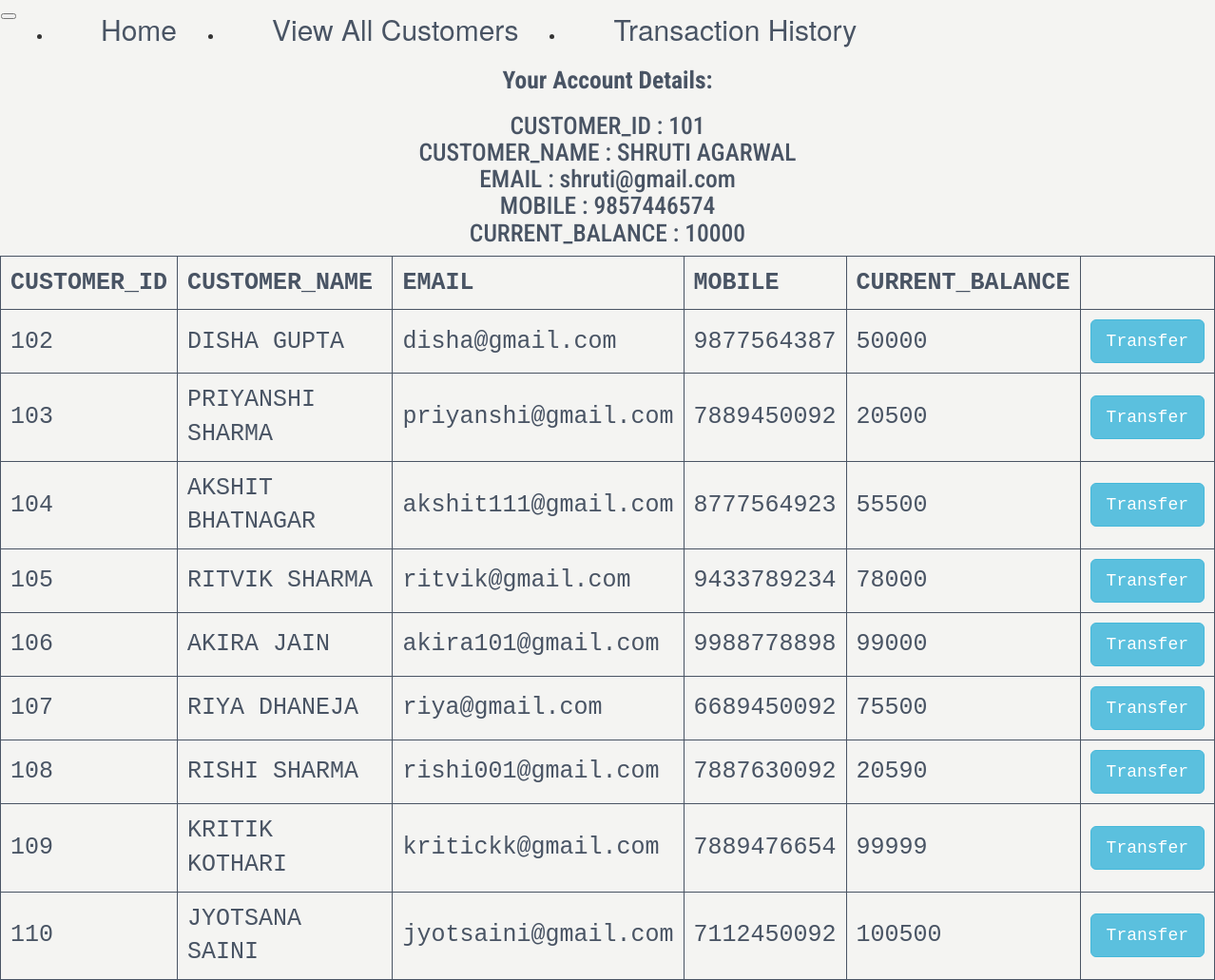
The app's page /send.php?CUSTOMER_ID=101 with its own data.
### tables this page shows
CREATE TABLE IF NOT EXISTS customers (
    CUSTOMER_ID int(11) NOT NULL AUTO_INCREMENT,
    CUSTOMER_NAME varchar(150) NOT NULL,
    EMAIL varchar(50) NOT NULL,
    MOBILE varchar(10) NOT NULL,
    CURRENT_BALANCE bigint(255) NOT NULL,
    PRIMARY KEY(CUSTOMER_ID)
);

### send.php (the view, shortened to what this page needs)
<!DOCTYPE html>
<html lang="en">
<head>
    <link rel="stylesheet" href="https://maxcdn.bootstrapcdn.com/bootstrap/3.4.1/css/bootstrap.min.css">
    <link rel="stylesheet" href="style.css">
</head>
<body>
    <?php
    include 'header.php';
        $conn = mysqli_connect("localhost", "root", "root", "transactions", "3306");
        $id = $_GET['CUSTOMER_ID'];
        $sql1 = "SELECT * FROM customers where CUSTOMER_ID = $id";
        $result1 = mysqli_query($conn, $sql1);
        if (mysqli_num_rows($result1) > 0) {
            while($row1 = mysqli_fetch_assoc($result1)) {
                echo "<h2><b>";
                echo "Your Account Details:<br>";
                echo "</h2></b>";
                echo "<h3>";
                echo "CUSTOMER_ID : {$row1['CUSTOMER_ID']} <br>".
                "CUSTOMER_NAME : {$row1['CUSTOMER_NAME']} <br>".
                "EMAIL : {$row1['EMAIL']} <br>".
                "MOBILE : {$row1['MOBILE']} <br>".
                "CURRENT_BALANCE : {$row1['CURRENT_BALANCE']} <br>";
                echo "</h3>";
            }
          } else {
            echo "0 results";
          }
          $sql2 = "SELECT * FROM customers where CUSTOMER_ID != $id";
          $result2 = mysqli_query($conn, $sql2);
          echo "<table>
                <tr>
                    <th>CUSTOMER_ID</th>
                    <th>CUSTOMER_NAME</th>
                    <th>EMAIL</th>
                    <th>MOBILE</th>
                    <th>CURRENT_BALANCE</th>
                </tr>";
          if(mysqli_num_rows($result2) > 0){
            while($row2 = mysqli_fetch_assoc($result2)){
                echo "<tr>
                    <td>".$row2["CUSTOMER_ID"].
                    "</td><td>".$row2["CUSTOMER_NAME"].
                    "</td><td>".$row2["EMAIL"].
                    "</td><td>".$row2["MOBILE"].
                    "</td><td>".$row2["CURRENT_BALANCE"];
                    ?>
                    </td><td><a href="transfer.php?CUSTOMER_ID2=<?php echo $row2['CUSTOMER_ID'];?>&CUSTOMER_ID1=<?php echo $id;?>"><button type="submit" class="btn btn-info btn-lg">Transfer</button></a>
                    </td></tr>
            <?php }
                echo "</table>";
            }
?>
</body>
</html>

### style.css (style rules this page uses)
a { color: #495464; font-size: 30px; }
body { background-color: #f4f4f2; }

### send.php (style rules this page uses)
h2,h3 { text-align: center; color: #495464; font-family: 'Roboto Condensed', sans-serif; font-size: 50px; font-size: 2vw; }
table, th, td { border-collapse: collapse; color: #495464; font-family: monospace; font-size: 25px; text-align: left; border: 1px solid #495464; margin-left: auto; margin-right: auto; }
td, th { padding: 10px; }

### records on screen
customers: CUSTOMER_ID "101", CUSTOMER_NAME "SHRUTI AGARWAL", EMAIL "shruti@gmail.com", MOBILE "9857446574", CURRENT_BALANCE "10000"
customers: CUSTOMER_ID "102", CUSTOMER_NAME "DISHA GUPTA", EMAIL "disha@gmail.com", MOBILE "9877564387", CURRENT_BALANCE "50000"
customers: CUSTOMER_ID "103", CUSTOMER_NAME "PRIYANSHI SHARMA", EMAIL "priyanshi@gmail.com", MOBILE "7889450092", CURRENT_BALANCE "20500"
customers: CUSTOMER_ID "104", CUSTOMER_NAME "AKSHIT BHATNAGAR", EMAIL "akshit111@gmail.com", MOBILE "8777564923", CURRENT_BALANCE "55500"
customers: CUSTOMER_ID "105", CUSTOMER_NAME "RITVIK SHARMA", EMAIL "ritvik@gmail.com", MOBILE "9433789234", CURRENT_BALANCE "78000"
customers: CUSTOMER_ID "106", CUSTOMER_NAME "AKIRA JAIN", EMAIL "akira101@gmail.com", MOBILE "9988778898", CURRENT_BALANCE "99000"
customers: CUSTOMER_ID "107", CUSTOMER_NAME "RIYA DHANEJA", EMAIL "riya@gmail.com", MOBILE "6689450092", CURRENT_BALANCE "75500"
customers: CUSTOMER_ID "108", CUSTOMER_NAME "RISHI SHARMA", EMAIL "rishi001@gmail.com", MOBILE "7887630092", CURRENT_BALANCE "20590"
customers: CUSTOMER_ID "109", CUSTOMER_NAME "KRITIK KOTHARI", EMAIL "kritickk@gmail.com", MOBILE "7889476654", CURRENT_BALANCE "99999"
customers: CUSTOMER_ID "110", CUSTOMER_NAME "JYOTSANA SAINI", EMAIL "jyotsaini@gmail.com", MOBILE "7112450092", CURRENT_BALANCE "100500"
